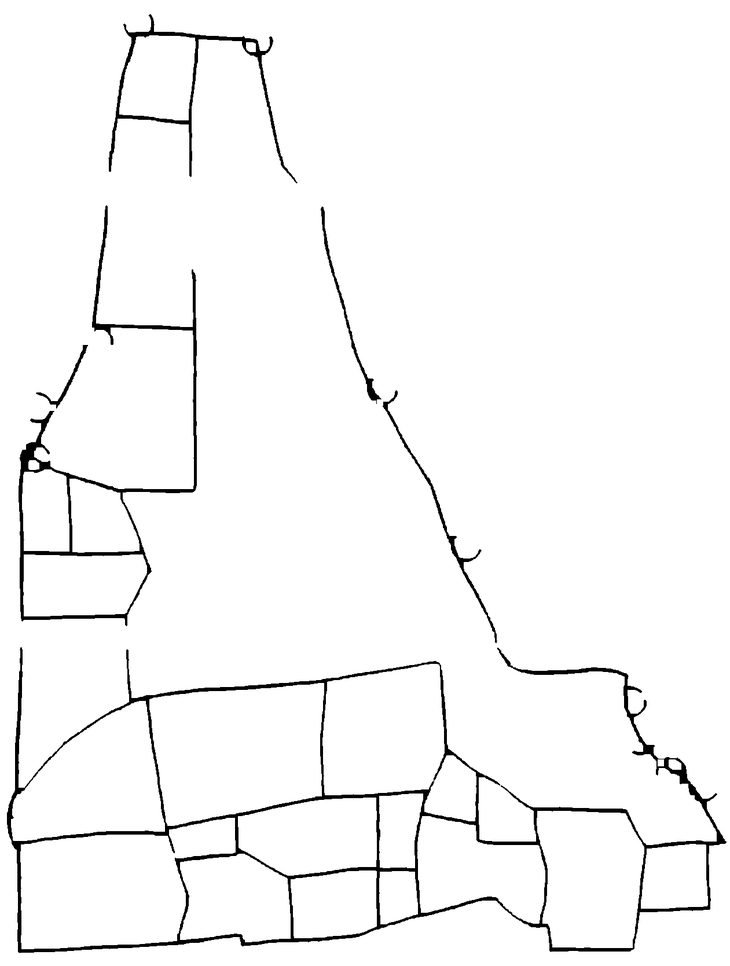
#> input picture Software Development/Maps/plot.bmp, 730 x 966 px, shrunk from 1261 x 1669 before the run
$ python try.py
#> lines starting #> are read from the running program, lines starting #| are printed output that depends on the picture
import cv2
import numpy as np

a=cv2.imread('Maps/plot.bmp',0)
#> a is the input picture: shape (966, 730); min 0, max 255, mean 247.1
b=cv2.imread('Maps/nums.bmp',0)
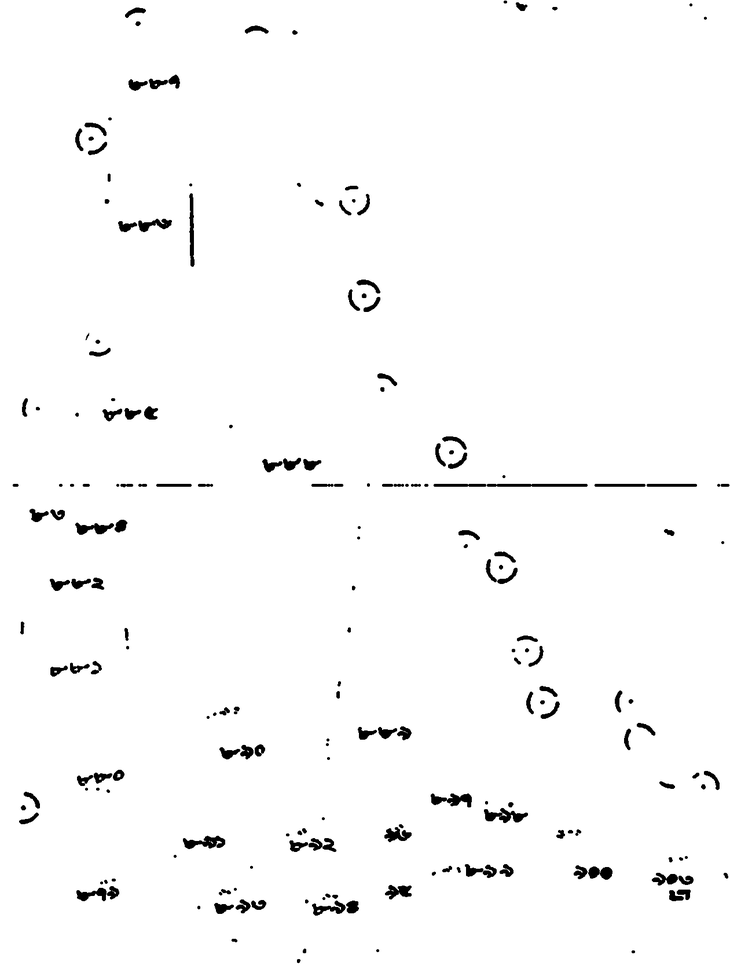
#> input picture Software Development/Maps/nums.bmp, 730 x 966 px, shrunk from 1261 x 1669 before the run
#> b is the input picture: shape (966, 730); min 0, max 255, mean 250.1

p,q=np.shape(a)
#> p = 966; q = 730

new=np.full((p,q,3),(255,255,255))

new[a==0]=(255,255,0)
new[b==0]=(255,0,255)

cv2.imwrite('Maps/see.bmp',new)
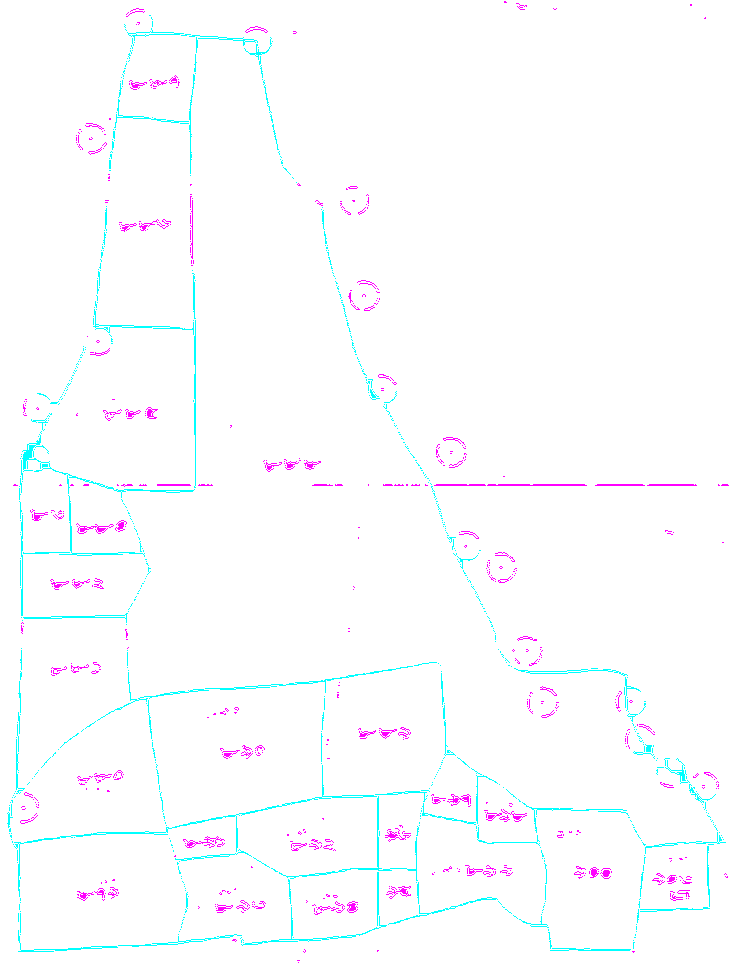
#> saved as see.bmp: shape (966, 730, 3); mean B, G, R 255, 252.8, 251.3
